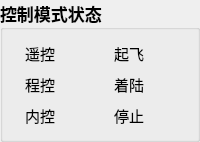
         <widget class="QGroupBox" name="a2">
          <property name="font">
           <font>
            <family>微软雅黑</family>
            <pointsize>13</pointsize>
            <weight>75</weight>
            <bold>true</bold>
           </font>
          </property>
          <property name="title">
           <string>控制模式状态</string>
          </property>
          <property name="flat">
           <bool>false</bool>
          </property>
          <property name="checkable">
           <bool>false</bool>
          </property>
          <layout class="QGridLayout" name="gridLayout">
           <item row="0" column="0">
            <widget class="QLabel" name="label_22">
             <property name="minimumSize">
              <size>
               <width>0</width>
               <height>0</height>
              </size>
             </property>
             <property name="font">
              <font>
               <family>微软雅黑</family>
               <pointsize>11</pointsize>
               <weight>50</weight>
               <bold>false</bold>
              </font>
             </property>
             <property name="text">
              <string>遥控</string>
             </property>
             <property name="alignment">
              <set>Qt::AlignCenter</set>
             </property>
            </widget>
           </item>
           <item row="0" column="1">
            <widget class="QMyLed" name="remoteControlModelLed" native="true">
             <property name="sizePolicy">
              <sizepolicy hsizetype="Fixed" vsizetype="Fixed">
               <horstretch>0</horstretch>
               <verstretch>0</verstretch>
              </sizepolicy>
             </property>
             <property name="minimumSize">
              <size>
               <width>25</width>
               <height>25</height>
              </size>
             </property>
            </widget>
           </item>
           <item row="0" column="2">
            <widget class="QLabel" name="label_44">
             <property name="minimumSize">
              <size>
               <width>0</width>
               <height>0</height>
              </size>
             </property>
             <property name="font">
              <font>
               <family>微软雅黑</family>
               <pointsize>11</pointsize>
               <weight>50</weight>
               <bold>false</bold>
              </font>
             </property>
             <property name="text">
              <string>起飞</string>
             </property>
             <property name="alignment">
              <set>Qt::AlignCenter</set>
             </property>
            </widget>
           </item>
           <item row="0" column="3">
            <widget class="QMyLed" name="takeOffLed" native="true">
             <property name="sizePolicy">
              <sizepolicy hsizetype="Fixed" vsizetype="Fixed">
               <horstretch>0</horstretch>
               <verstretch>0</verstretch>
              </sizepolicy>
             </property>
             <property name="minimumSize">
              <size>
               <width>25</width>
               <height>25</height>
              </size>
             </property>
            </widget>
           </item>
           <item row="1" column="0">
            <widget class="QLabel" name="label_33">
             <property name="minimumSize">
              <size>
               <width>0</width>
               <height>0</height>
              </size>
             </property>
             <property name="font">
              <font>
               <family>微软雅黑</family>
               <pointsize>11</pointsize>
               <weight>50</weight>
               <bold>false</bold>
              </font>
             </property>
             <property name="text">
              <string>程控</string>
             </property>
             <property name="alignment">
              <set>Qt::AlignCenter</set>
             </property>
            </widget>
           </item>
           <item row="1" column="1">
            <widget class="QMyLed" name="programeControlModelLed" native="true">
             <property name="sizePolicy">
              <sizepolicy hsizetype="Fixed" vsizetype="Fixed">
               <horstretch>0</horstretch>
               <verstretch>0</verstretch>
              </sizepolicy>
             </property>
             <property name="minimumSize">
              <size>
               <width>25</width>
               <height>25</height>
              </size>
             </property>
            </widget>
           </item>
           <item row="1" column="2">
            <widget class="QLabel" name="label_47">
             <property name="minimumSize">
              <size>
               <width>0</width>
               <height>0</height>
              </size>
             </property>
             <property name="font">
              <font>
               <family>微软雅黑</family>
               <pointsize>11</pointsize>
               <weight>50</weight>
               <bold>false</bold>
              </font>
             </property>
             <property name="text">
              <string>着陆</string>
             </property>
             <property name="alignment">
              <set>Qt::AlignCenter</set>
             </property>
            </widget>
           </item>
           <item row="1" column="3">
            <widget class="QMyLed" name="landingLed" native="true">
             <property name="sizePolicy">
              <sizepolicy hsizetype="Fixed" vsizetype="Fixed">
               <horstretch>0</horstretch>
               <verstretch>0</verstretch>
              </sizepolicy>
             </property>
             <property name="minimumSize">
              <size>
               <width>25</width>
               <height>25</height>
              </size>
             </property>
            </widget>
           </item>
           <item row="2" column="0">
            <widget class="QLabel" name="label_31">
             <property name="minimumSize">
              <size>
               <width>0</width>
               <height>0</height>
              </size>
             </property>
             <property name="font">
              <font>
               <family>微软雅黑</family>
               <pointsize>11</pointsize>
               <weight>50</weight>
               <bold>false</bold>
              </font>
             </property>
             <property name="text">
              <string>内控</string>
             </property>
             <property name="alignment">
              <set>Qt::AlignCenter</set>
             </property>
            </widget>
           </item>
           <item row="2" column="1">
            <widget class="QMyLed" name="internalControlModelLed" native="true">
             <property name="sizePolicy">
              <sizepolicy hsizetype="Fixed" vsizetype="Fixed">
               <horstretch>0</horstretch>
               <verstretch>0</verstretch>
              </sizepolicy>
             </property>
             <property name="minimumSize">
              <size>
               <width>25</width>
               <height>25</height>
              </size>
             </property>
            </widget>
           </item>
           <item row="2" column="2">
            <widget class="QLabel" name="label_32">
             <property name="minimumSize">
              <size>
               <width>0</width>
               <height>0</height>
              </size>
             </property>
             <property name="font">
              <font>
               <family>微软雅黑</family>
               <pointsize>11</pointsize>
               <weight>50</weight>
               <bold>false</bold>
              </font>
             </property>
             <property name="text">
              <string>停止</string>
             </property>
             <property name="alignment">
              <set>Qt::AlignCenter</set>
             </property>
            </widget>
           </item>
           <item row="2" column="3">
            <widget class="QMyLed" name="stopLed" native="true">
             <property name="sizePolicy">
              <sizepolicy hsizetype="Fixed" vsizetype="Fixed">
               <horstretch>0</horstretch>
               <verstretch>0</verstretch>
              </sizepolicy>
             </property>
             <property name="minimumSize">
              <size>
               <width>25</width>
               <height>25</height>
              </size>
             </property>
            </widget>
           </item>
          </layout>
         </widget>
